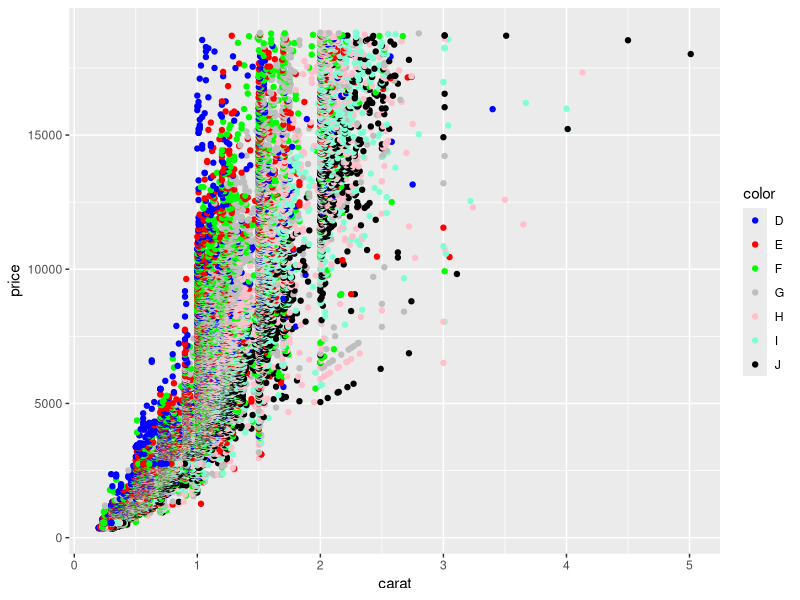
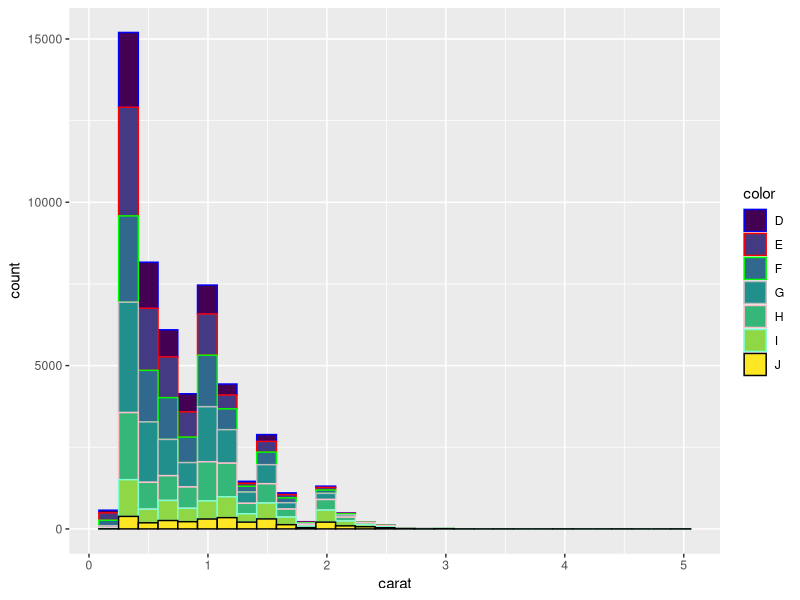

The R source for these figures, in order:
## ---- chunk 1
library(tidyverse)
library(skimr)
library(GGally)
## ---- chunk 2
# LifeStage Rates of survival
# Eggs(E) = 25%, Fry(F) = 10%, Juvenile(J) = 40%, Adults(A) = 80%
# Adult Egg production = 699 eggs annually per individual
fish_pop_matrix <- matrix(data = c(0, 0, 0, 600, 0.25, 0, 0, 0, 0, 0.1, 0, 0, 0, 0, 0.4, 0.8), ncol = 4, nrow = 4, byrow = TRUE)

# Log Fish population matrix
fish_pop_matrix

# Determine population structure after 1 year
fish_pop_initial <- c(0, 40000, 600, 450)
fish_pop_yr1 <- fish_pop_matrix %*% fish_pop_initial

# Log fish population structure after 1 year
fish_pop_yr1

# Complete projections through year 6
fish_pop_yr2 <- fish_pop_matrix %*% fish_pop_yr1
fish_pop_yr3 <- fish_pop_matrix %*% fish_pop_yr2
fish_pop_yr4 <- fish_pop_matrix %*% fish_pop_yr3
fish_pop_yr5 <- fish_pop_matrix %*% fish_pop_yr4
fish_pop_yr6 <- fish_pop_matrix %*% fish_pop_yr5

# Log results from each year
fish_pop_yr2
fish_pop_yr3
fish_pop_yr4
fish_pop_yr5
fish_pop_yr6
## ---- chunk 3
# Explore diamonds built-in data set

# Column names
names(diamonds)

# Dimensions of Data
dim(diamonds)

# Summarize data
summary(diamonds)

# Head of dara
head(diamonds)

# Tail of data
tail(diamonds)

skimr::skim(diamonds)

# Pair plot - Commented out due to time required to generate on data set
# ggpairs(data = diamonds)

# Create ggplot with price as a function of size
ggplot(data = diamonds, aes(x = carat, y = price)) +
  geom_point(aes(color = color)) +
  scale_color_manual(values = c('blue', 'red', 'green', 'grey', 'pink', 'aquamarine', 'black'))

# Create histogram of the carat column
ggplot(data = diamonds, aes(x = carat)) +
  geom_histogram(aes(colour = color, fill = color)) +
  scale_color_manual(values = c('blue', 'red', 'green', 'grey', 'pink', 'aquamarine', 'black'))

